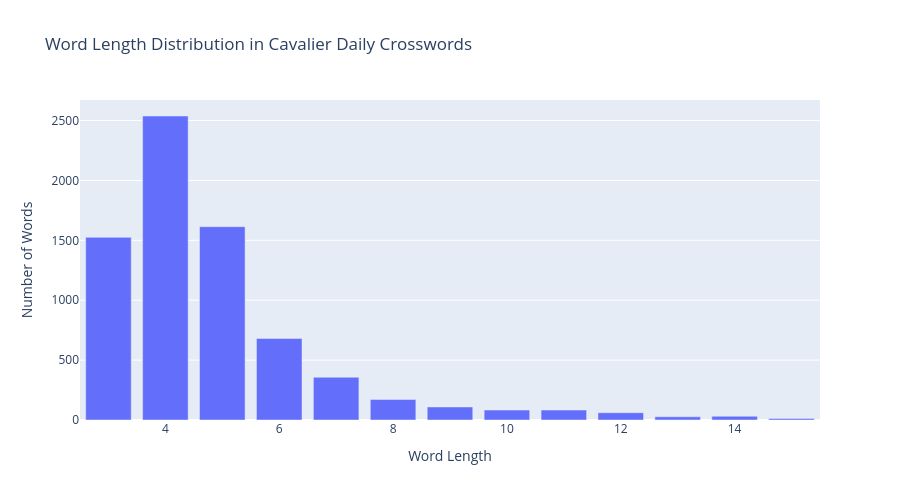
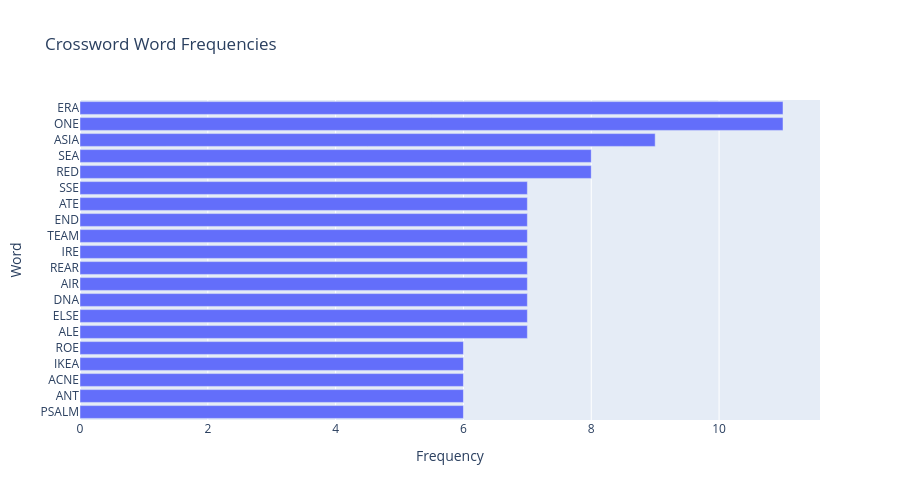
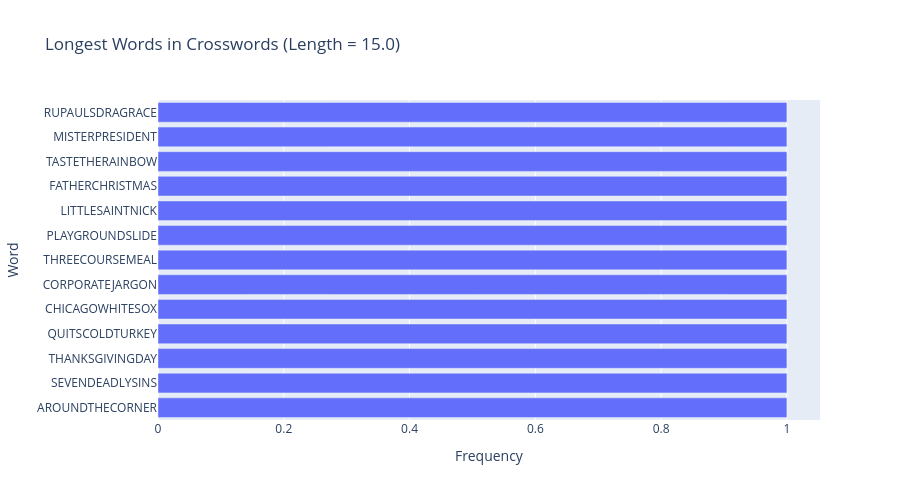
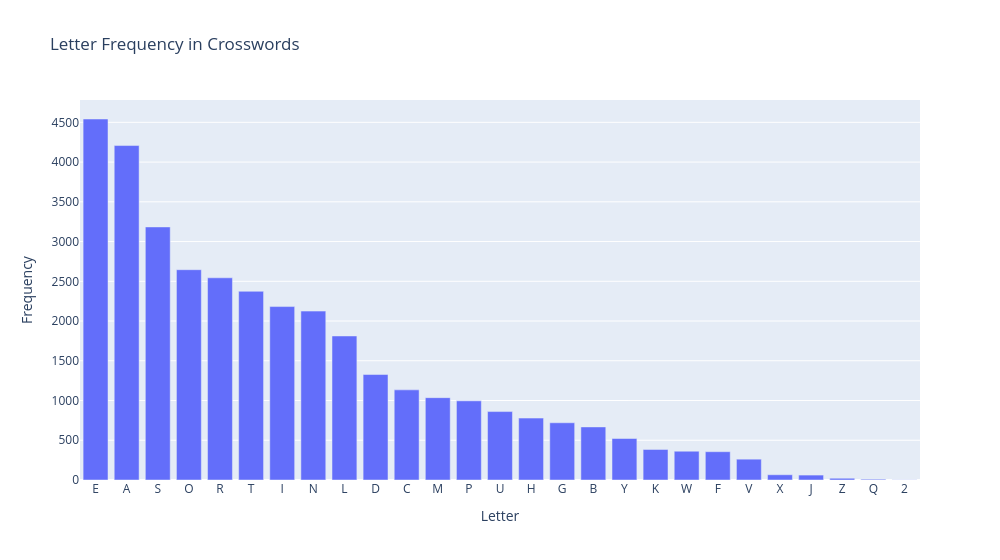

Write notebook code for charts like these, in order.
### Code cell
import pandas as pd
import plotly.express as px

big_df = pd.read_csv("bigs.csv")

word_length_dist(big_df)

word_freq(big_df)

words_max_length(big_df)

ld = letter_freq(big_df)

print(ld.loc[ld["Frequency"]>2000])

big_df.loc[big_df["Length"]==15]

### Figure 1 — Plotly figure (JSON) as saved in the notebook; plotly's stock layout.template omitted (floating-point values rounded to 4 significant figures)
{"data": [{"hovertemplate": "Word Length=%{x}<br>Number of Words=%{y}<extra></extra>", "legendgroup": "", "marker": {"color": "#636efa", "pattern": {"shape": ""}}, "name": "", "orientation": "v", "showlegend": false, "textposition": "auto", "type": "bar", "x": [3.0, 4.0, 5.0, 6.0, 7.0, 8.0, 9.0, 10.0, 11.0, 12.0, 13.0, 14.0, 15.0], "xaxis": "x", "y": [1525, 2538, 1614, 681, 357, 171, 109, 83, 83, 61, 27, 31, 13], "yaxis": "y"}], "layout": {"barmode": "relative", "height": 500, "legend": {"tracegroupgap": 0}, "title": {"text": "Word Length Distribution in Cavalier Daily Crosswords"}, "width": 900, "xaxis": {"anchor": "y", "domain": [0, 1], "title": {"text": "Word Length"}}, "yaxis": {"anchor": "x", "domain": [0, 1], "title": {"text": "Number of Words"}}}}

### Figure 2 — Plotly figure (JSON) as saved in the notebook; plotly's stock layout.template omitted (floating-point values rounded to 4 significant figures)
{"data": [{"hovertemplate": "Frequency=%{x}<br>Word=%{y}<extra></extra>", "legendgroup": "", "marker": {"color": "#636efa", "pattern": {"shape": ""}}, "name": "", "orientation": "h", "showlegend": false, "textposition": "auto", "type": "bar", "x": [11, 11, 9, 8, 8, 7, 7, 7, 7, 7, 7, 7, 7, 7, 7, 6, 6, 6, 6, 6], "xaxis": "x", "y": ["ERA", "ONE", "ASIA", "SEA", "RED", "SSE", "ATE", "END", "TEAM", "IRE", "REAR", "AIR", "DNA", "ELSE", "ALE", "ROE", "IKEA", "ACNE", "ANT", "PSALM"], "yaxis": "y"}], "layout": {"barmode": "relative", "height": 500, "legend": {"tracegroupgap": 0}, "title": {"text": "Crossword Word Frequencies"}, "xaxis": {"anchor": "y", "domain": [0, 1], "title": {"text": "Frequency"}}, "yaxis": {"anchor": "x", "autorange": "reversed", "domain": [0, 1], "title": {"text": "Word"}}}}

### Figure 3 — Plotly figure (JSON) as saved in the notebook; plotly's stock layout.template omitted (floating-point values rounded to 4 significant figures)
{"data": [{"hovertemplate": "Frequency=%{x}<br>Word=%{y}<extra></extra>", "legendgroup": "", "marker": {"color": "#636efa", "pattern": {"shape": ""}}, "name": "", "orientation": "h", "showlegend": false, "textposition": "auto", "type": "bar", "x": [1, 1, 1, 1, 1, 1, 1, 1, 1, 1, 1, 1, 1], "xaxis": "x", "y": ["RUPAULSDRAGRACE", "MISTERPRESIDENT", "TASTETHERAINBOW", "FATHERCHRISTMAS", "LITTLESAINTNICK", "PLAYGROUNDSLIDE", "THREECOURSEMEAL", "CORPORATEJARGON", "CHICAGOWHITESOX", "QUITSCOLDTURKEY", "THANKSGIVINGDAY", "SEVENDEADLYSINS", "AROUNDTHECORNER"], "yaxis": "y"}], "layout": {"barmode": "relative", "height": 500, "legend": {"tracegroupgap": 0}, "title": {"text": "Longest Words in Crosswords (Length = 15.0)"}, "xaxis": {"anchor": "y", "domain": [0, 1], "title": {"text": "Frequency"}}, "yaxis": {"anchor": "x", "autorange": "reversed", "domain": [0, 1], "title": {"text": "Word"}}}}

### Figure 4 — Plotly figure (JSON) as saved in the notebook; plotly's stock layout.template omitted (floating-point values rounded to 4 significant figures)
{"data": [{"hovertemplate": "Letter=%{x}<br>Frequency=%{y}<extra></extra>", "legendgroup": "", "marker": {"color": "#636efa", "pattern": {"shape": ""}}, "name": "", "orientation": "v", "showlegend": false, "textposition": "auto", "type": "bar", "x": ["E", "A", "S", "O", "R", "T", "I", "N", "L", "D", "C", "M", "P", "U", "H", "G", "B", "Y", "K", "W", "F", "V", "X", "J", "Z", "Q", "2"], "xaxis": "x", "y": [4542, 4208, 3184, 2646, 2544, 2374, 2182, 2125, 1812, 1327, 1134, 1036, 996, 861, 779, 720, 668, 522, 384, 362, 356, 262, 66, 62, 22, 10, 2], "yaxis": "y"}], "layout": {"barmode": "relative", "legend": {"tracegroupgap": 0}, "title": {"text": "Letter Frequency in Crosswords"}, "width": 1000, "xaxis": {"anchor": "y", "domain": [0, 1], "title": {"text": "Letter"}}, "yaxis": {"anchor": "x", "domain": [0, 1], "title": {"text": "Frequency"}}}}
